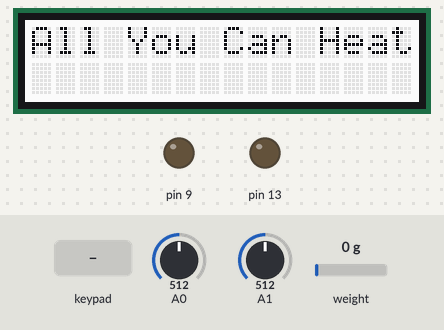
Bench run of a sketch on a simulated Arduino Uno, built with avr-gcc and run on an emulated ATmega328P. Parts: 16×2 character LCD, output pins drawn as LEDs (lit = HIGH). The inputs (shaded band) are chosen by the test bench; at power-on: A0 = 512, A1 = 512, weight on the scale 0 g. What the sketch prints to the serial monitor is not drawn.

Above: at 1.1 s.
At 2.9 s:
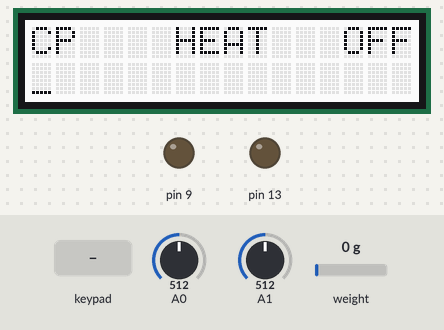
3.0 s: key 'S' pressed
At 5.7 s:
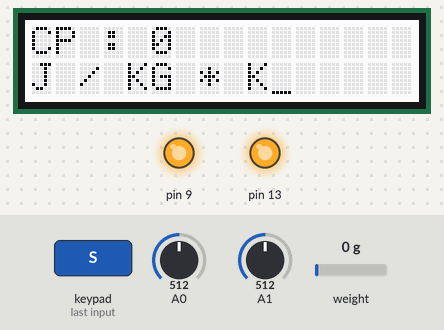
6.0 s: A0 set to 287
9.0 s: A0 set to 255
At 10.7 s:
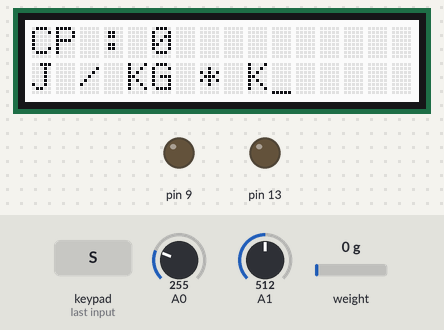
11.0 s: A1 set to 673
14.0 s: A1 set to 692
Timing chart, 0 to 17.0 s (numbered marks = the images above; inputs shaded):
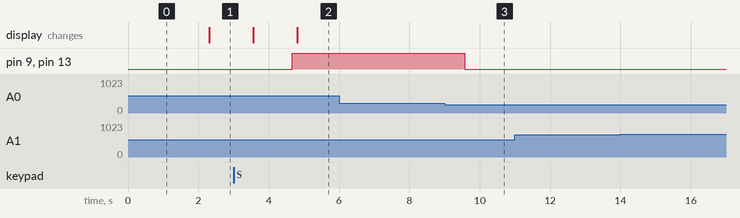

The sketch:

AllYouCanHeat.ino
```cpp
#include <Adafruit_RGBLCDShield.h>

#include "LCD.h"
#include "Screen.h"
#include "Arduino.h"


/*
 * ===================================================================
 * important code section ExperimentManager.cpp line 63
 * the manager.loop function has the logic for the different experiments
 * ===================================================================
 */
//debug flas
#define DEBUG

#define HEATPAD 9
#define DOUT 3
#define CLK 2
#define CALIBRATIONFACTOR 391200
#define MOTOR 13
#define THERMISTOR0 A0
#define THERMISTOR1 A1
#define KP 1.0
#define KD 1.0
#define KI 1.0
#define NUMBEROFSCREENS 5

heat::SelectionScreen ss = heat::SelectionScreen();
heat::DetermineCPScreen dcps = heat::DetermineCPScreen();
heat::ShowCPScreen scps = heat::ShowCPScreen();
heat::SetTemperatureScreen sts = heat::SetTemperatureScreen();
heat::ReportTemperatureScreen rts = heat::ReportTemperatureScreen();
heat::Screen *screens[5] = { &ss, &dcps, &scps, &sts, &rts };


heat::LCD lcdDisplay = heat::LCD( screens, NUMBEROFSCREENS, HEATPAD, DOUT, CLK, CALIBRATIONFACTOR, MOTOR,THERMISTOR0, THERMISTOR1, KP, KD, KI );

void setup() {
  Serial.begin(9600);
  analogReference(EXTERNAL);
  lcdDisplay.setup();

}

void loop() {
  delay(100);
  lcdDisplay.loop();
}

////thermistor test
//heat::Thermistor t0 = heat::Thermistor( THERMISTOR0 );
//void setup() {
//  Serial.begin(9600);
//  t0.setup();
//}
//void loop() {
//  delay(500);
//  t0.loop();
//  Serial.println(t0.getTemperature() );
//}

////Motor test
//heat::Motor m = heat::Motor(MOTOR);
//
//void setup() {
//  Serial.begin( 9600 );
//  m.setup();
//  m.setVoltage(12);
//}
//void loop() {
//  Serial.println( "12V" );
//  m.loop();
//}

////load cell test
//heat::LoadCell lc = heat::LoadCell( DOUT, CLK, CALIBRATIONFACTOR);
//void setup() {
//  Serial.begin( 9600 );
//  lc.setup();
//}
//
//void loop() {
//  delay(500);
//  Serial.print( lc.getMass() );
//  Serial.print("\n");
//}
//
////HeatPad test
//heat::HeatPad hp = heat::HeatPad( HEATPAD );
//void setup() {
//  hp.setup();
//  hp.setVoltage(0);
//  Serial.begin(9600);
//}
//
//void loop() {
//  delay(500);
//  hp.setVoltage(12);
//  hp.loop();
//  Serial.println( hp.getVoltage() );
//}
```

ExperimentManager.cpp
```cpp
/*
 * @author Collin Hague
 * Manager class for controlling the components of the experiment
 */
#include "ExperimentManager.h"

#define DEBUG

using namespace heat;

 void simpLinReg(float* x, float* y, float* lrCoef, int n){
  // pass x and y arrays (pointers), lrCoef pointer, and n.  The lrCoef array is comprised of the slope=lrCoef[0] and intercept=lrCoef[1].  n is length of the x and y arrays.
  // http://en.wikipedia.org/wiki/Simple_linear_regression

  // initialize variables
  float xbar=0;
  float ybar=0;
  float xybar=0;
  float xsqbar=0;

  // calculations required for linear regression
  for (int i=0; i<n; i++){
    xbar=xbar+x[i];
    ybar=ybar+y[i];
    xybar=xybar+x[i]*y[i];
    xsqbar=xsqbar+x[i]*x[i];
  }
  xbar=xbar/n;
  ybar=ybar/n;
  xybar=xybar/n;
  xsqbar=xsqbar/n;

  // simple linear regression algorithm
  lrCoef[0]=(xybar-xbar*ybar)/(xsqbar-xbar*xbar);
  lrCoef[1]=ybar-lrCoef[0]*xbar;
}


Manager::Manager() {
  this->heatPad = new HeatPad( 0 );
  this->loadcell = new LoadCell( 0, 0, 0 );
  this->motor = new Motor( 0 );
  this->thermistor = new Thermistor[2];
  this->thermistor[0] = Thermistor( 0 );
  this->thermistor[1] = Thermistor( 0 );
  this->state = 0;
}
Manager::Manager( int heatPadPin, int dout, int clk, double calibrationFactor, int motorPin, int thermistorPin0, int thermistorPin1, double kp, double kd, double ki ) {
  this->heatPad = new HeatPad( heatPadPin );
  this->loadcell = new LoadCell( dout, clk, calibrationFactor );
  this->motor = new Motor( motorPin );
  this->thermistor = new Thermistor[2];
  this->thermistor[0] = Thermistor( thermistorPin0 );
  this->thermistor[1] = Thermistor( thermistorPin1 );
  this->state = 0;
  for ( int i = 0; i < 10; i++ ) {
    this->readings[i] = 25;
  }
  this->kp = kp;
  this->kd = kd;
  this->ki = ki;
}
Manager::~Manager() {
  delete this->heatPad;
  delete this->loadcell;
  delete this->motor;
  delete this->thermistor;
}

void Manager::setTemp( double finalTemp ) {
  this->finalTemp = finalTemp;
  state = 2;
}
double Manager::getFinalTemp() {
  return this->finalTemp;
}
double Manager::getTemp() {
  return this->thermistor[0].getTemperature();
}
void Manager::findSpecificHeat() {
  state = 1;
}
double Manager::getSpecificHeat() {
  return this->specificHeat;
}
void Manager::stopExperiment() {
  state = 0;
}
void Manager::loop() {
  if ( millis() - this->t0 < 5000 ) {
    this->loadcell->tare();
  }
  switch ( this->state ) {
    /*
     * State 0 is the no nothing state turns everything off
     */
    case 0:
      this->motor->setVoltage( 0 );
      this->heatPad->setVoltage( 0 );
      this->intError = 0;
      this->previousError = 0;
      this->readingsCount = 0;
      for ( int i = 0; i < 60; i++ ) {
        this->readings[i] = 25;
        this->times[i] = float(i);
      }
      break;
      /*
       * case 2 is the hold temperature state has the pid controller
       * The pid is currently untuned clamps the voltage between 0 and 12
       */
    case 2:
      {
        //to do find time delta between loop instances
        double dt = 0.1;
        this->motor->setVoltage( 12 );
        double current = this->getTemp();
        double error = this->finalTemp - current;
        double derror = ( this->previousError - error ) / dt;
        this->intError += error * dt;
        double voltageOut = error * this->kp + derror * this->kd + this->intError * this->ki;
        voltageOut = voltageOut > 12 ? 12 : voltageOut;
        voltageOut = voltageOut < 0 ? 0 :voltageOut;
        this->previousError = error;
        this->heatPad->setVoltage( voltageOut );
        Serial.println( voltageOut );
      }
      break;
      /*
       * case 1 is the find cp
       * uses time delta of .1s
       * the resistance of the heatpad still needs to be found the variable needs to be updated
       * the motor enery has not been added to the heat variable
       * automatically turns off when T > 50C
       * uses a time delta of 1s 10 reads apart
       */
    case 1:
      {
        double dt = .1;
        double resistace = 22;
        this->motor->setVoltage( 12 );
        this->heatPad->setVoltage( 12 );
        if ( this->readingsCount >= 10 ) {
          for (int i = 0; i <59; i++ ) {
            this->readings[i] = this->readings[ i + 1 ];
            this->times[i] = this->times[i+1];
          }
          this->times[59] = millis() / 1000;
          this->readings[59] = this->getTemp();
          this->readingsCount = 0;
          for ( int i = 0; i < 60; i++ ) {
            Serial.print( this->readings[i] );
            Serial.print( " " );
          }
          Serial.print("\n");
          for ( int i = 0; i < 60; i++ ) {
            Serial.print( this->times[i] );
            Serial.print( " " );
          }
          Serial.print("\n");
        } else {
          this->readingsCount++;
        }
        //add heat from motor
        double heat = 12 * 12 / resistace * 2; //+ motor energy;
        float coef[2] = {0,0};
        simpLinReg( this->times, this->readings, coef, 60 );
        Serial.print( coef[0] );
        Serial.print( " " );
        Serial.println( coef[1] );
        this->specificHeat = heat / ( this->loadcell->getMass() * coef[0] );
        //shuts off when temperature is greater than 50C
        Serial.println( this->specificHeat);
        if ( this->getTemp() > 50 ){
          state = 0;
        }
      }
      break;
  }
  this->heatPad->loop();
  this->motor->loop();
  this->loadcell->loop();
  this->thermistor[0].loop();
  this->thermistor[1].loop();
  //output to serial  Serial.print( "State: " );
  Serial.print( this->state );
  Serial.print( " Heating Voltage: " );
  Serial.print( this->heatPad->getVoltage() );
  Serial.print( " Motor Voltage: " );
  Serial.print( this->motor->getVoltage() );
  Serial.print( " Mass: " );
  Serial.print( this->loadcell->getMass() );
  Serial.print( " T0: " );
  Serial.print( this->thermistor[0].getTemperature() );
  Serial.print( " T1: " );
  Serial.println( this->thermistor[1].getTemperature() );
}

void Manager::setup() {
  this->heatPad->setup();
  this->loadcell->setup();
  this->motor->setup();
  this->thermistor[0].setup();
  this->thermistor[1].setup();
  this->t0 = millis();
}
```

ExperimentManager.h
```cpp
/*
 * @author Collin Hague
 * ExperimentManager.h
 * header for ExperimentManager.cpp
 */
 #include "HeatPad.h"
 #include "LoadCell.h"
 #include "Motor.h"
 #include "Thermistor.h"
 #ifndef EXPERIMENT_MANAGER_H
 #define EXPERIMENT_MANAGER_H
 namespace heat {
  class Manager {
    private:
      int state;
      double specificHeat;
      double previousError, intError;
      double kp, kd, ki;
      float readings[60];
      float readingsCount;
      HeatPad *heatPad;
      LoadCell *loadcell;
      Motor *motor;
      Thermistor *thermistor;
      double finalTemp;
      double t0 = 0;
      float times[60];
    public:
      void setTemp( double );
      double getFinalTemp();
      double getTemp();
      void findSpecificHeat();
      double getSpecificHeat();
      void stopExperiment();
      void setup();
      void loop();
      Manager( int heatPadPin, int dout, int clk, double calibrationFactor, int motorPin, int thermistorPin0, int thermistorPin1, double kp, double kd, double ki );
      Manager();
      ~Manager();
  };
 }
#endif
```

HeatPad.cpp
```cpp
#include "HeatPad.h"
#include "Arduino.h"
/*
 * @author Collin Hague
 * controls the heat pad
 */

#define DEBUG

using namespace heat;

void HeatPad::setVoltage( double voltage ) {
  this->voltage = voltage;
}

double HeatPad::getVoltage() {
  return this->voltage;
}

void HeatPad::setup() {
  pinMode( 9, OUTPUT );
}
void HeatPad::loop() {
  Serial.print( "analogWrite( " );
  Serial.print( this->pin );
  Serial.print( ", " );
  Serial.print( (this->voltage / 12) * 255 );
  Serial.println( " )" );
  analogWrite( 9, ( this->voltage / 12 ) * 255 );
}

HeatPad::HeatPad( int pin ) {
  this->pin = pin;
  this->voltage = 0;
}
```

HeatPad.h
```cpp
#ifndef HEAT_PAD_H
#define HEAT_PAD_H
namespace heat{
  class HeatPad {
    private:
      double voltage;
      int pin;
    public:
      void setVoltage( double );
      double getVoltage();
      void loop();
      void setup();
      HeatPad( int pin );
  };
}
#endif
```

LoadCell.cpp
```cpp
#include "LoadCell.h"
#include "HX711.h"
#define DEBUG
using namespace heat;
LoadCell::LoadCell( int dout, int clk, double calibrationFactor ) {
  this->dout = dout;
  this->clk = clk;
  this->calibrationFactor = calibrationFactor;
}

void LoadCell::setup() {
  this->scale.begin( this->dout, this->clk );
  this->scale.set_scale( this->calibrationFactor );
  this->scale.tare();
}

void LoadCell::loop() {
  this->mass = scale.get_units();
}

double LoadCell::getMass() {
  return mass;
}

void LoadCell::tare() {
 this->scale.tare();
}
```

LoadCell.h
```cpp
#ifndef LOAD_CELL_H
#define LOAD_CELL_H
#include "HX711.h"
namespace heat {
  class LoadCell {
    private:
      double mass;
      int dout;
      int clk;
      HX711 scale;
      double calibrationFactor;
    public:
      double getMass();
      void setup();
      void loop();
      void tare();
      LoadCell( int dout, int clk, double calibration_factor );
  };
}
#endif
```

LoadCelltest.cpp
```cpp
// (licence header left out)
//}
```

Motor.cpp
```cpp
#include "Motor.h"
#include "Arduino.h"
#define DEBUG
using namespace heat;
void Motor::setVoltage( double voltage ) {
  this->voltage = voltage;
}
double Motor::getVoltage() {
  return this->voltage;
}
void Motor::setup() {
  pinMode( this->pin, OUTPUT );
}
void Motor::loop() {
  analogWrite( this->pin, ( this->voltage / 12 ) * 255 );
}

Motor::Motor( int pin ) {
  this->pin = pin;
  this->voltage=0;
}
```

Motor.h
```cpp
#ifndef MOTOR_H
#define MOTOR_H
namespace heat {
  class Motor {
    private:
      double voltage;
      int pin;
    public:
      void setVoltage( double );
      double getVoltage();
      void setup();
      void loop();
      Motor( int pin );
  };
}
#endif
```

Screen.cpp
```cpp
/*
 * @author Collin Hague
 * screen class for different lcd screens
 * note: need to update print.h and print.cpp to github file basic install doesn't include printf in the print.h file
 */
#include "Screen.h"

using namespace heat;
void SelectionScreen::right() {
  switch ( state ) {
    case 0:
      state = 1;
      // move cursor to the heat selection
      break;
    case 1:
      state = 2;
      // move cursor to the off selection
      break;
    case 2:
      // do nothing invalid input
      break;
  }
}
void SelectionScreen::left() {
  switch ( state ) {
    case 0:
      // do nothing invalid input
      break;
    case 1:
      state = 0;
      // move cursor to the cp selection
      break;
    case 2:
      state = 1;
      //moves cursor to the heat selection
      break;
  }
}
void SelectionScreen::up() {
  //doesnt do anything
}
void SelectionScreen::down() {
  //doesn't do anything
}
int SelectionScreen::select() {
  switch ( state ) {
    case 0:
      return 1;
    case 1:
      return 3;
    case 2:
      return 0;
  }
  return 0;
}
void SelectionScreen::setup( Adafruit_RGBLCDShield &shield ) {
  //do nothing
}
void SelectionScreen::loop( Adafruit_RGBLCDShield &shield ) {
 #ifdef DEBUG
 Serial.println("Displaying Selection Screen");
 #endif
  shield.print("CP    HEAT   OFF");
  switch ( state ) {
    case 0:
      shield.setCursor( 0, 1 );
		  break;
		case 1:
		  shield.setCursor( 8, 1 );
		  break;
		case 2:
		  shield.setCursor( 15, 1 );
		  break;
  }
  shield.cursor();
  shield.noBlink();
}
void SelectionScreen::displayInfo( double *list, int len ){
  return;
}

void DetermineCPScreen::up() {return;}
void DetermineCPScreen::down() {return;}
void DetermineCPScreen::left() {return;}
void DetermineCPScreen::right() {return;}
void DetermineCPScreen::setup( Adafruit_RGBLCDShield &shield ) {return;}
void DetermineCPScreen::displayInfo( double *list, int len ){return;}
void DetermineCPScreen::loop( Adafruit_RGBLCDShield &shield ) {
  shield.print("Determining CP");
  shield.setCursor( 0, 1 );
  shield.print("Select to Cancel");
  shield.noBlink();
}
int DetermineCPScreen::select() {
  return 0;
}

void ShowCPScreen::up() {return;}
void ShowCPScreen::down() {return;}
void ShowCPScreen::left() {return;}
void ShowCPScreen::right() {return;}
void ShowCPScreen::setup( Adafruit_RGBLCDShield &shield ) {return;}
void ShowCPScreen::loop( Adafruit_RGBLCDShield &shield ) {
  shield.printf("CP : %d          ", int(this->finalTemp) );
  shield.setCursor( 0, 1 );
  shield.print( "J / KG * K" );
  shield.noBlink();
}
void ShowCPScreen::displayInfo( double *list, int len ) {
  if ( len > 0 ) {
    finalTemp = list[0];
  }
}
int ShowCPScreen::select() {
  return 0;
}

void SetTemperatureScreen::up() {
  switch ( state ) {
    case 0:
      if ( temperature <= 30 ) {
        temperature += 10;
      } else {
        temperature = temperature % 10;
      }
      break;
    case 1:
      if ( temperature % 10 < 9 ) {
        temperature += 1;
      } else {
        temperature -= 9;
      }
  }
}
void SetTemperatureScreen::down() {
  switch ( state ) {
    case 0:
      if ( temperature > 10 ) {
        temperature -= 10;
      } else {
        temperature = 30 + temperature % 10;
      }
      break;
    case 1:
      if ( temperature % 10 > 0 ) {
        temperature -= 1;
      } else {
        temperature += 9;
      }
  }
}
void SetTemperatureScreen::left() {
  switch ( state ) {
    case 0:
      // do nothing
      break;
    case 1:
      state = 0;
      break;
  }
}
void SetTemperatureScreen::right() {
  switch ( state ) {
    case 0:
      state = 1;
      break;
    case 1:
      // do nothing
      break;
  }
}
int SetTemperatureScreen::select() {
  return temperature;
}
void SetTemperatureScreen::loop( Adafruit_RGBLCDShield &shield ) {
  shield.print( "Set Temperature" );
  shield.setCursor( 0, 1 );
  shield.printf( "%2d", this->temperature );
  switch ( state ) {
    case 0:
      shield.setCursor( 0, 1 );
      break;
    case 1:
      shield.setCursor( 1, 1 );
      break;
  }
  shield.blink();
}
void SetTemperatureScreen::setup( Adafruit_RGBLCDShield &shield ) {return;}
void SetTemperatureScreen::displayInfo( double *list, int len ){return;}

int ReportTemperatureScreen::select() {
  return 0;
}
void ReportTemperatureScreen::up() {return;}
void ReportTemperatureScreen::down() {return;}
void ReportTemperatureScreen::left() {return;}
void ReportTemperatureScreen::right() {return;}
void ReportTemperatureScreen::setup( Adafruit_RGBLCDShield &shield ) {return;}
void ReportTemperatureScreen::loop( Adafruit_RGBLCDShield &shield ) {
  shield.printf( "Current: %d", int(this->currentTemp) );
  shield.setCursor( 0, 1 );
  shield.printf( "Final: %d", int(this->finalTemp) );
  shield.noBlink();
}
void ReportTemperatureScreen::displayInfo( double *list, int len ) {
  if ( len > 1 ) {
    currentTemp = list[1];
    finalTemp = list[0];
  }
}
```

Thermistor.cpp
```cpp
#include "Thermistor.h"
#include "arduino.h"
#define R0 10e3
#define DEBUG
using namespace heat;

/*
 * @function getTemperature
 * uses steinhart-hart equation for an approximation of the lookup
 * table to find the temperature instead of a lookup table.
 * @return double the temperatue that the thermistor is reading
 */
double Thermistor::getTemperature() {
  double B = 3950;
  double ans;
  ans = this->R / R0;
  ans = log( ans );
  ans /= B;
  ans += 1 / ( 298.15 );
  ans = 1 / ans;
  ans -= 273.15;
  return ans;
}

void Thermistor::setup() {
}
void Thermistor::loop() {
  double voltage = analogRead( this->pin );
  voltage = 1023 / voltage - 1;
  this->R = R0 / voltage;
}

Thermistor::Thermistor( int pin ) {
  this->pin = pin;
}

Thermistor::Thermistor() {
  this->pin = 0;
}
```

Thermistor.h
```cpp
#ifndef THERMISTOR_H
#define THERMISTOR_H
namespace heat {
  class Thermistor{
    private:
      double temperature;
      double resitance;
      int pin;
      double R;
    public:
      Thermistor( int pin );
      Thermistor();
      double getTemperature();
      void setup();
      void loop();
  };
}
#endif
```

Source omitted: Screen.h (2322 bytes), ThermistorTest.cpp (2145 bytes), LCD.cpp (4192 bytes), LCD.h (754 bytes), LCDtest.cpp (1347 bytes)

Measured:
- the behaviour switches between 271 and 270 on A0 (found by bisection; images 2 and 3)
- after the input at 3.0 s, pin 9, pin 13: LOW → HIGH after 1.7 s; the display: first changes after 0.56 s (image 2 shows a later state)
- after the input at 6.0 s, every drawn part: stays the same
- after the input at 9.0 s, pin 9, pin 13: HIGH → LOW after 0.57 s
- after the input at 11.0 s, every drawn part: stays the same
- after the input at 14.0 s, every drawn part: stays the same
